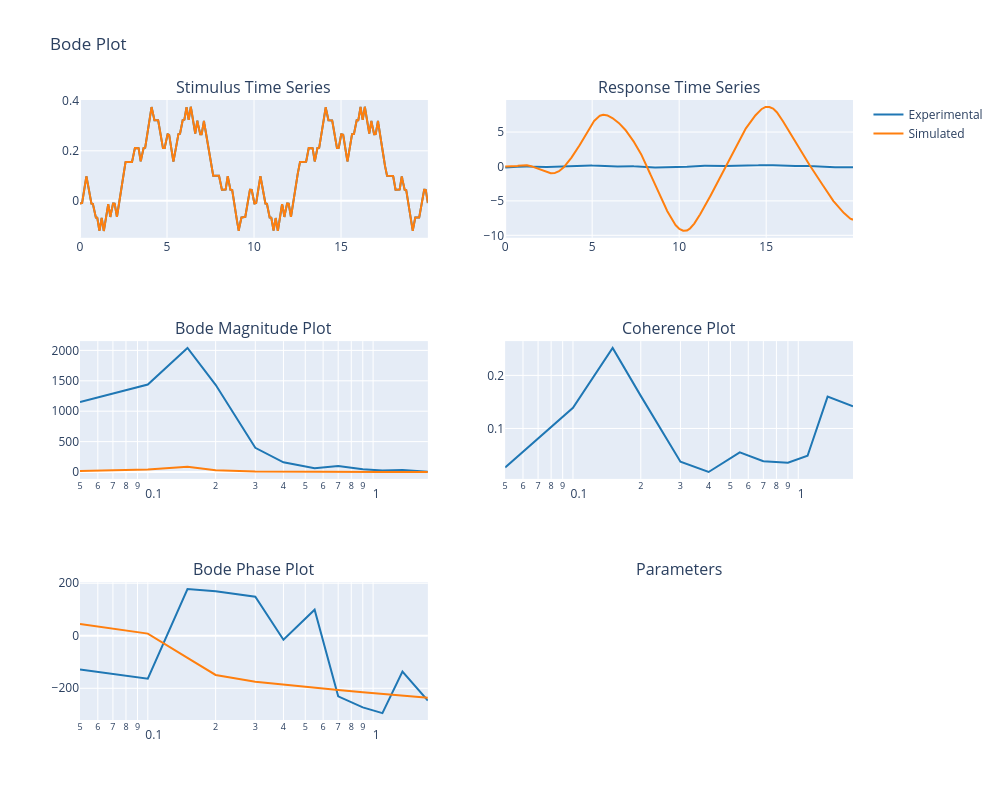
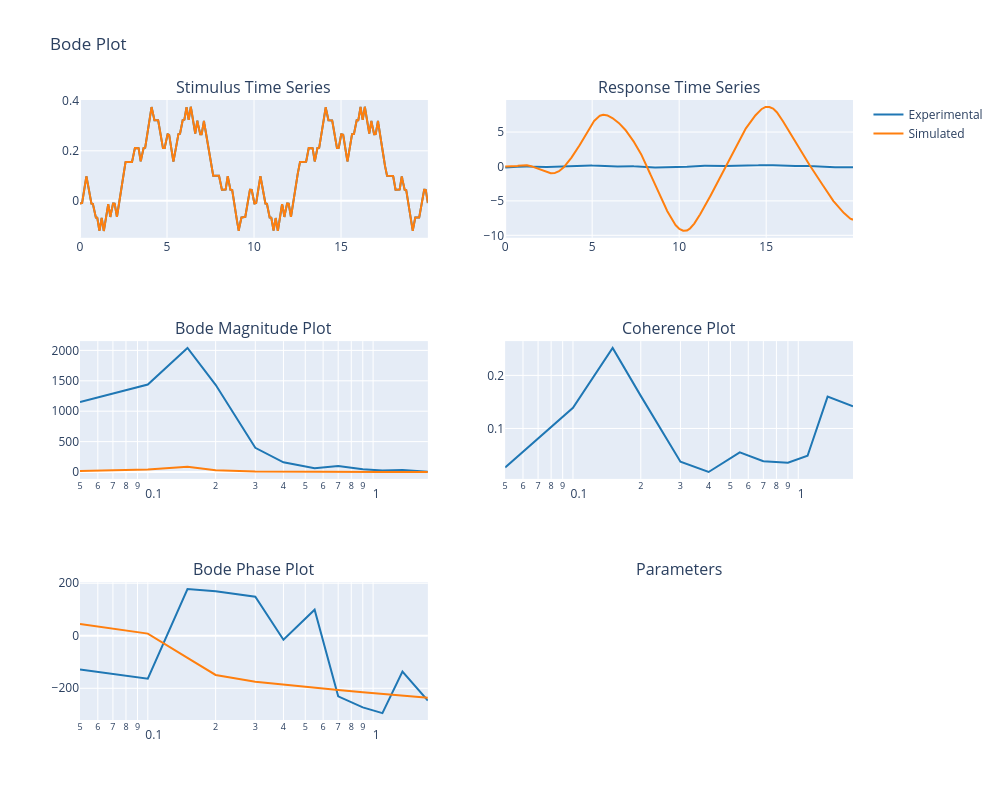

The notebook cell these images were saved under, in order:
### Code cell
# Add reference experimental data to model and perform fit

# Load experimental data
com, stim_vis, stim_prop, time = bp.getdata_lifespan('data/d1_vis1.csv', height, resample=True, cut_to_cycles=True)

model.add_experimental_data(stim_vis, com, 90)

model.selected_freq = 'double_prts'
model.frfSmoothing = lambda x, f: bp.logspace_manual_10s(x,f)

model.fit()

model.plot()

### Figure 1 — Plotly figure (JSON) as saved in the notebook; plotly's stock layout.template omitted (floating-point values rounded to 4 significant figures; data arrays with more than 128 entries replaced by an {"elided": "..."} marker saying what was removed)
{"data": [{"line": {"color": "#1f77b4"}, "mode": "lines", "showlegend": false, "type": "scatter", "x": {"elided": "1800 float values"}, "xaxis": "x", "y": {"elided": "1800 float values"}, "yaxis": "y"}, {"line": {"color": "#1f77b4"}, "mode": "lines", "showlegend": false, "type": "scatter", "x": {"elided": "1800 float values"}, "xaxis": "x2", "y": {"elided": "1800 float values"}, "yaxis": "y2"}, {"line": {"color": "#1f77b4"}, "mode": "lines", "name": "Experimental", "showlegend": true, "type": "scatter", "x": [0.05, 0.1, 0.15, 0.2, 0.3, 0.4, 0.55, 0.7, 0.9, 1.1, 1.35, 1.75], "xaxis": "x3", "y": [1152.0, 1438.0, 2039.0, 1434.0, 397.7, 159.5, 63.27, 97.92, 44.52, 26.59, 33.92, 4.226], "yaxis": "y3"}, {"line": {"color": "#1f77b4"}, "mode": "lines", "showlegend": false, "type": "scatter", "x": [0.05, 0.1, 0.15, 0.2, 0.3, 0.4, 0.55, 0.7, 0.9, 1.1, 1.35, 1.75], "xaxis": "x4", "y": [0.02658, 0.1391, 0.2516, 0.1614, 0.03728, 0.01801, 0.05505, 0.03826, 0.03566, 0.04857, 0.16, 0.1417], "yaxis": "y4"}, {"line": {"color": "#1f77b4"}, "mode": "lines", "showlegend": false, "type": "scatter", "x": [0.05, 0.1, 0.15, 0.2, 0.3, 0.4, 0.55, 0.7, 0.9, 1.1, 1.35, 1.75], "xaxis": "x5", "y": [-128.7, -163.5, 177.7, 169.6, 148.7, -14.94, 99.23, -230.6, -272.8, -294.6, -136.0, -247.2], "yaxis": "y5"}, {"line": {"color": "#ff7f0e"}, "mode": "lines", "showlegend": false, "type": "scatter", "x": {"elided": "1800 float values"}, "xaxis": "x", "y": {"elided": "1800 float values"}, "yaxis": "y"}, {"line": {"color": "#ff7f0e"}, "mode": "lines", "showlegend": false, "type": "scatter", "x": {"elided": "1800 float values"}, "xaxis": "x2", "y": {"elided": "1800 float values"}, "yaxis": "y2"}, {"line": {"color": "#ff7f0e"}, "mode": "lines", "name": "Simulated", "showlegend": true, "type": "scatter", "x": [0.05, 0.1, 0.15, 0.2, 0.3, 0.4, 0.55, 0.7, 0.9, 1.1, 1.35, 1.75], "xaxis": "x3", "y": [18.43, 40.49, 85.67, 27.97, 8.484, 4.35, 2.251, 1.428, 0.9231, 0.6701, 0.4953, 0.3486], "yaxis": "y3"}, {"line": {"color": "#ff7f0e"}, "mode": "lines", "showlegend": false, "type": "scatter", "x": [0.05, 0.1, 0.15, 0.2, 0.3, 0.4, 0.55, 0.7, 0.9, 1.1, 1.35, 1.75], "xaxis": "x5", "y": [44.64, 8.143, -84.27, -149.2, -174.9, -186.6, -198.2, -206.6, -215.3, -222.1, -228.7, -236.4], "yaxis": "y5"}], "layout": {"annotations": [{"font": {"size": 16}, "showarrow": false, "text": "Stimulus Time Series", "x": 0.225, "xanchor": "center", "xref": "paper", "y": 1, "yanchor": "bottom", "yref": "paper"}, {"font": {"size": 16}, "showarrow": false, "text": "Response Time Series", "x": 0.775, "xanchor": "center", "xref": "paper", "y": 1, "yanchor": "bottom", "yref": "paper"}, {"font": {"size": 16}, "showarrow": false, "text": "Bode Magnitude Plot", "x": 0.225, "xanchor": "center", "xref": "paper", "y": 0.6111, "yanchor": "bottom", "yref": "paper"}, {"font": {"size": 16}, "showarrow": false, "text": "Coherence Plot", "x": 0.775, "xanchor": "center", "xref": "paper", "y": 0.6111, "yanchor": "bottom", "yref": "paper"}, {"font": {"size": 16}, "showarrow": false, "text": "Bode Phase Plot", "x": 0.225, "xanchor": "center", "xref": "paper", "y": 0.2222, "yanchor": "bottom", "yref": "paper"}, {"font": {"size": 16}, "showarrow": false, "text": "Parameters", "x": 0.775, "xanchor": "center", "xref": "paper", "y": 0.2222, "yanchor": "bottom", "yref": "paper"}], "height": 800, "title": {"text": "Bode Plot"}, "width": 1000, "xaxis": {"anchor": "y", "domain": [0, 0.45]}, "xaxis2": {"anchor": "y2", "domain": [0.55, 1]}, "xaxis3": {"anchor": "y3", "domain": [0, 0.45], "type": "log"}, "xaxis4": {"anchor": "y4", "domain": [0.55, 1], "type": "log"}, "xaxis5": {"anchor": "y5", "domain": [0, 0.45], "type": "log"}, "yaxis": {"anchor": "x", "domain": [0.7778, 1]}, "yaxis2": {"anchor": "x2", "domain": [0.7778, 1]}, "yaxis3": {"anchor": "x3", "domain": [0.3889, 0.6111]}, "yaxis4": {"anchor": "x4", "domain": [0.3889, 0.6111]}, "yaxis5": {"anchor": "x5", "domain": [0, 0.2222]}}}

### Figure 2 — Plotly figure (JSON) as saved in the notebook; plotly's stock layout.template omitted (floating-point values rounded to 4 significant figures; data arrays with more than 128 entries replaced by an {"elided": "..."} marker saying what was removed)
{"data": [{"line": {"color": "#1f77b4"}, "mode": "lines", "showlegend": false, "type": "scatter", "x": {"elided": "1800 float values"}, "xaxis": "x", "y": {"elided": "1800 float values"}, "yaxis": "y"}, {"line": {"color": "#1f77b4"}, "mode": "lines", "showlegend": false, "type": "scatter", "x": {"elided": "1800 float values"}, "xaxis": "x2", "y": {"elided": "1800 float values"}, "yaxis": "y2"}, {"line": {"color": "#1f77b4"}, "mode": "lines", "name": "Experimental", "showlegend": true, "type": "scatter", "x": [0.05, 0.1, 0.15, 0.2, 0.3, 0.4, 0.55, 0.7, 0.9, 1.1, 1.35, 1.75], "xaxis": "x3", "y": [1152.0, 1438.0, 2039.0, 1434.0, 397.7, 159.5, 63.27, 97.92, 44.52, 26.59, 33.92, 4.226], "yaxis": "y3"}, {"line": {"color": "#1f77b4"}, "mode": "lines", "showlegend": false, "type": "scatter", "x": [0.05, 0.1, 0.15, 0.2, 0.3, 0.4, 0.55, 0.7, 0.9, 1.1, 1.35, 1.75], "xaxis": "x4", "y": [0.02658, 0.1391, 0.2516, 0.1614, 0.03728, 0.01801, 0.05505, 0.03826, 0.03566, 0.04857, 0.16, 0.1417], "yaxis": "y4"}, {"line": {"color": "#1f77b4"}, "mode": "lines", "showlegend": false, "type": "scatter", "x": [0.05, 0.1, 0.15, 0.2, 0.3, 0.4, 0.55, 0.7, 0.9, 1.1, 1.35, 1.75], "xaxis": "x5", "y": [-128.7, -163.5, 177.7, 169.6, 148.7, -14.94, 99.23, -230.6, -272.8, -294.6, -136.0, -247.2], "yaxis": "y5"}, {"line": {"color": "#ff7f0e"}, "mode": "lines", "showlegend": false, "type": "scatter", "x": {"elided": "1800 float values"}, "xaxis": "x", "y": {"elided": "1800 float values"}, "yaxis": "y"}, {"line": {"color": "#ff7f0e"}, "mode": "lines", "showlegend": false, "type": "scatter", "x": {"elided": "1800 float values"}, "xaxis": "x2", "y": {"elided": "1800 float values"}, "yaxis": "y2"}, {"line": {"color": "#ff7f0e"}, "mode": "lines", "name": "Simulated", "showlegend": true, "type": "scatter", "x": [0.05, 0.1, 0.15, 0.2, 0.3, 0.4, 0.55, 0.7, 0.9, 1.1, 1.35, 1.75], "xaxis": "x3", "y": [18.43, 40.49, 85.67, 27.97, 8.484, 4.35, 2.251, 1.428, 0.9231, 0.6701, 0.4953, 0.3486], "yaxis": "y3"}, {"line": {"color": "#ff7f0e"}, "mode": "lines", "showlegend": false, "type": "scatter", "x": [0.05, 0.1, 0.15, 0.2, 0.3, 0.4, 0.55, 0.7, 0.9, 1.1, 1.35, 1.75], "xaxis": "x5", "y": [44.64, 8.143, -84.27, -149.2, -174.9, -186.6, -198.2, -206.6, -215.3, -222.1, -228.7, -236.4], "yaxis": "y5"}], "layout": {"annotations": [{"font": {"size": 16}, "showarrow": false, "text": "Stimulus Time Series", "x": 0.225, "xanchor": "center", "xref": "paper", "y": 1, "yanchor": "bottom", "yref": "paper"}, {"font": {"size": 16}, "showarrow": false, "text": "Response Time Series", "x": 0.775, "xanchor": "center", "xref": "paper", "y": 1, "yanchor": "bottom", "yref": "paper"}, {"font": {"size": 16}, "showarrow": false, "text": "Bode Magnitude Plot", "x": 0.225, "xanchor": "center", "xref": "paper", "y": 0.6111, "yanchor": "bottom", "yref": "paper"}, {"font": {"size": 16}, "showarrow": false, "text": "Coherence Plot", "x": 0.775, "xanchor": "center", "xref": "paper", "y": 0.6111, "yanchor": "bottom", "yref": "paper"}, {"font": {"size": 16}, "showarrow": false, "text": "Bode Phase Plot", "x": 0.225, "xanchor": "center", "xref": "paper", "y": 0.2222, "yanchor": "bottom", "yref": "paper"}, {"font": {"size": 16}, "showarrow": false, "text": "Parameters", "x": 0.775, "xanchor": "center", "xref": "paper", "y": 0.2222, "yanchor": "bottom", "yref": "paper"}], "height": 800, "title": {"text": "Bode Plot"}, "width": 1000, "xaxis": {"anchor": "y", "domain": [0, 0.45]}, "xaxis2": {"anchor": "y2", "domain": [0.55, 1]}, "xaxis3": {"anchor": "y3", "domain": [0, 0.45], "type": "log"}, "xaxis4": {"anchor": "y4", "domain": [0.55, 1], "type": "log"}, "xaxis5": {"anchor": "y5", "domain": [0, 0.45], "type": "log"}, "yaxis": {"anchor": "x", "domain": [0.7778, 1]}, "yaxis2": {"anchor": "x2", "domain": [0.7778, 1]}, "yaxis3": {"anchor": "x3", "domain": [0.3889, 0.6111]}, "yaxis4": {"anchor": "x4", "domain": [0.3889, 0.6111]}, "yaxis5": {"anchor": "x5", "domain": [0, 0.2222]}}}
